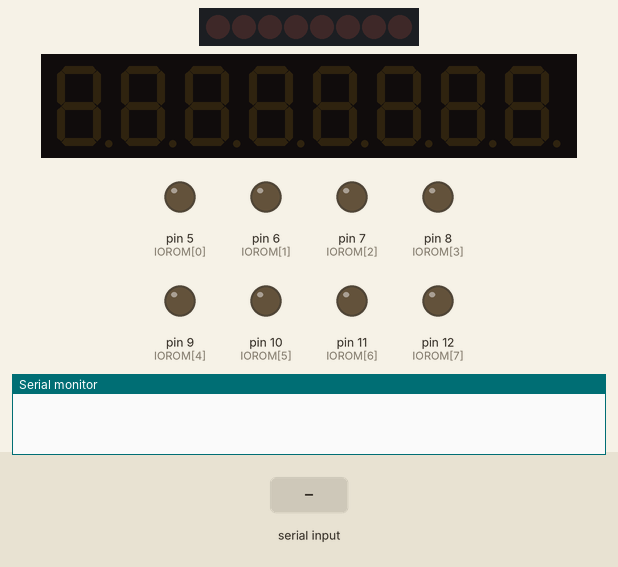
This sketch was run on a simulated Arduino Uno, built with avr-gcc and run on an emulated ATmega328P. Shown: 8 shift-register outputs drawn as a row of LEDs (first output left, lit = HIGH), 8-digit seven-segment display, output pins drawn as LEDs (lit = HIGH), the last lines printed to the serial monitor. Wiring (inferred from the names in the program): MAX7219 LED driver: data A2; clock A1; CS A0; shift register (74HC595): data A5; shift clock A4; OE A3. Wiring (inferred from the signals the program sends): row of LEDs: on Q0, Q1, Q2, Q3, Q4, Q5, Q6, Q7. The test bench sets the inputs (shaded band). Pins used as bus, display or sensor lines are not drawn.

Above: at 1.2 s.
1.3 s: "W90\n" received over Serial
At 2.1 s:
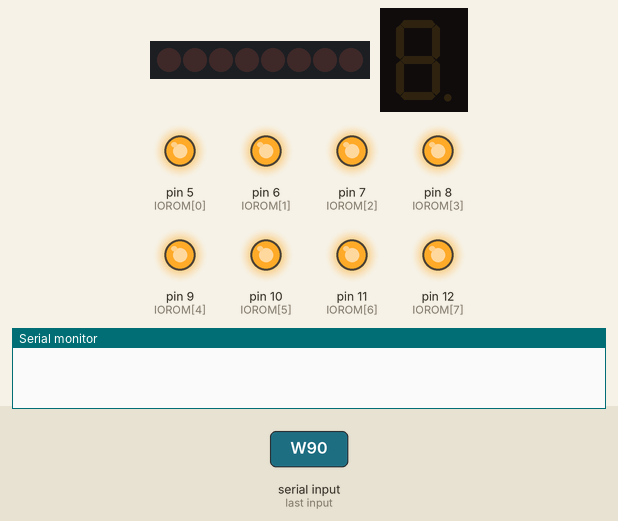
7.3 s: "W 45\n" received over Serial
At 10.2 s:
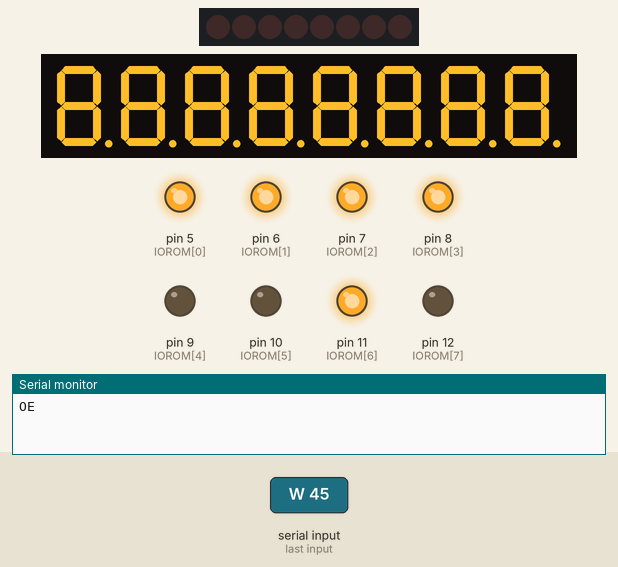
13.3 s: "W90\n" received over Serial
At 19.23 s:
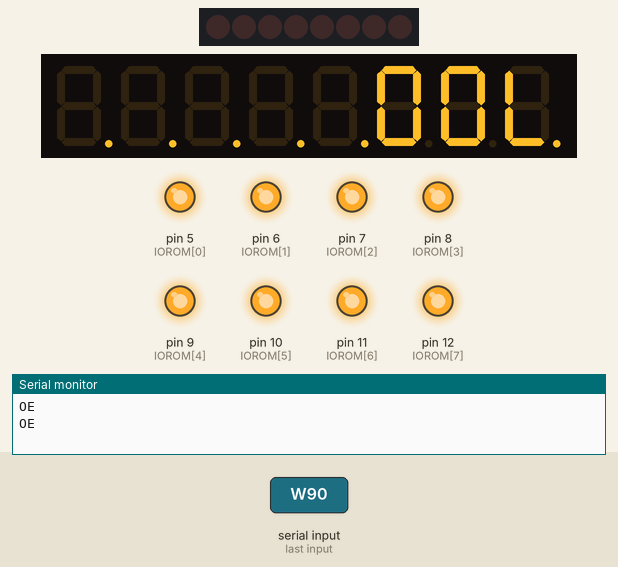
19.3 s: "W 45\n" received over Serial
At 22.3 s:
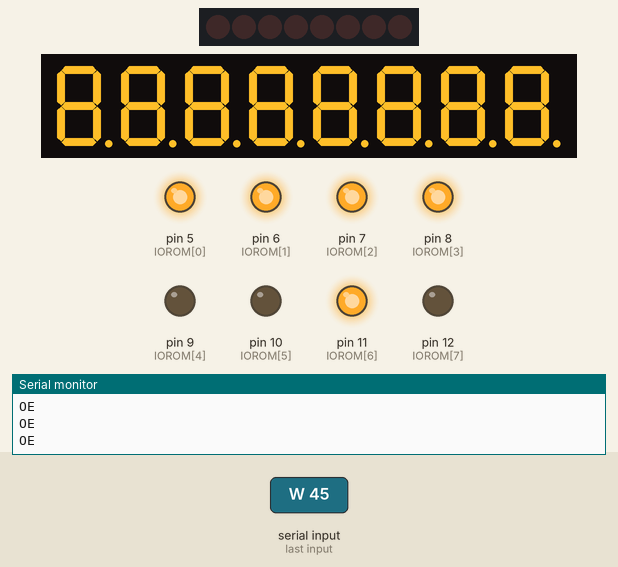
Timing chart, 0 to 23.8 s (numbered marks = the images above; inputs shaded):
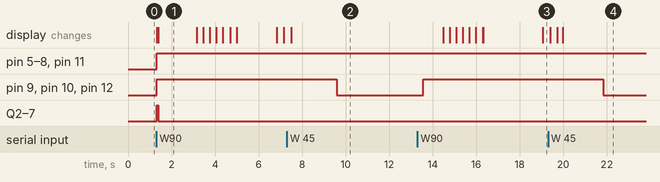

Measured:
- after the input at 1.3 s, pin 5 (IOROM[0]), pin 6 (IOROM[1]), pin 7 (IOROM[2]), pin 8 (IOROM[3]), pin 9 (IOROM[4]), pin 10 (IOROM[5]), pin 11 (IOROM[6]), pin 12 (IOROM[7]): LOW → HIGH at once; Q2–7: LOW → HIGH at once, → LOW 0.08 s later; the display: first changes at once (image 1 shows a later state)
- after the input at 7.3 s, pin 9 (IOROM[4]), pin 10 (IOROM[5]), pin 12 (IOROM[7]): HIGH → LOW after 2.3 s
- after the input at 13.3 s, pin 9 (IOROM[4]), pin 10 (IOROM[5]), pin 12 (IOROM[7]): LOW → HIGH after 0.26 s
- after the input at 19.3 s, pin 9 (IOROM[4]), pin 10 (IOROM[5]), pin 12 (IOROM[7]): HIGH → LOW after 2.5 s
- what the display in image 1 shows lasts 1.8 s, from 1.4 s to 3.2 s

The sketch:

firmware.ino
```cpp
#include "myEEPROM.h"

EEPROM_28C256 myEEPROM;

int char_to_HEX(char digit){
  int value = int(digit);
  if(value >= 48 && value <= 57) return value - '0';
  else if(value >= 65 && value <= 70) return 10 + value - 'A';
  else return -1;
}

long parse_HEX_field(String field){

  if(field.indexOf("0x") != -1){
    field.remove(0, field.indexOf("0x")+2);
  }
  field.toUpperCase();

  long value = 0;
  for(int i=0; i<field.length(); i++){
    if(field[i] == ' ') continue;
    value *= 0x10;
    value += char_to_HEX(field[i]);
  }

  return value;
}

void setup() {
  Serial.begin(115200);
  Serial.setTimeout(20);
}

void loop() {

  if(Serial.available()){

    char operation = Serial.read();

    if(operation == 'W' || operation == 'R'){

      String command = Serial.readString();

      int beginning = command.indexOf(",");
      int finish = command.indexOf(",", beginning+1);
      String field = command.substring(beginning+1, finish);
      long ADDR = parse_HEX_field(field);

      beginning = finish;
      finish = command.indexOf(",", beginning+1);
      field = command.substring(beginning+1, finish);
      int CHUNK_SIZE = parse_HEX_field(field);

      if(operation == 'R'){
        for(int i=0; i<CHUNK_SIZE; i++){
          if(i!=0) Serial.print(", ");
          Serial.print(myEEPROM.read(ADDR+i), HEX);
        }
        Serial.println();
      }
      else{
        beginning = finish;
        for(int i=0; i<CHUNK_SIZE; i++){
          finish = command.indexOf(",", beginning+1);
          field = command.substring(beginning+1, finish);
          byte DATA = parse_HEX_field(field);
          myEEPROM.write(ADDR+i, DATA);
          beginning = finish;
          delay(3);               // Should not be required but it ensure reliable writing
        }
        Serial.println("OE");
      }
    }
  }
}
```

myEEPROM.h
```cpp
//Set ADDRESS shift register pins
const int ORCLK = A0;       // Output register clock
const int SRCLK = A1;       // Shift register clock
const int SRD = A2;         // Data line

//Set EEPROM control pins (active low)
const int OE = A3;          // Output enable
const int CE = A4;          // Chip enable
const int WE = A5;          // Write enable

//Set EEPROM I/O connections
const int IOROM[8] = {5, 6, 7, 8, 9, 10, 11, 12};

//Set maximum dimension of the EEPROM
const int MAX_ADDR = 32767;

class EEPROM_28C256{
  private:
    bool io_output;
    void set_io_output(bool pin_status);
    void set_address(long address);
  public:
      EEPROM_28C256();
      byte read(long address);
      void write(long address, byte data);
};

void EEPROM_28C256::set_io_output(bool pin_status){
  if(pin_status == true){
    for(int i=0; i<8; i++) pinMode(IOROM[i], OUTPUT);
    io_output = true;
  }
  else{
    for(int i=0; i<8; i++) pinMode(IOROM[i], INPUT);
    io_output = false;
  }
}

void EEPROM_28C256::set_address(long address){
  byte low = address % 0x0100;
  byte high = (address-low) / 0x0100;
  digitalWrite(ORCLK, LOW);
  shiftOut(SRD, SRCLK, MSBFIRST, high);
  shiftOut(SRD, SRCLK, MSBFIRST, low);
  digitalWrite(ORCLK, HIGH);
}

EEPROM_28C256::EEPROM_28C256(){
  pinMode(SRD, OUTPUT);
  pinMode(SRCLK, OUTPUT);
  pinMode(ORCLK, OUTPUT);
  pinMode(WE, OUTPUT);
  pinMode(OE, OUTPUT);
  pinMode(CE, OUTPUT);
  set_io_output(false);

  digitalWrite(OE, HIGH);
  digitalWrite(WE, HIGH);
  digitalWrite(CE, HIGH);
}

byte EEPROM_28C256::read(long address){

  if(io_output == true) set_io_output(false);

  set_address(address);

  digitalWrite(CE, LOW);
  digitalWrite(OE, LOW);
  delayMicroseconds(2);

  byte value = 0;
  for(int i=7; i>=0; i--){
    value *= 2;
    value += (digitalRead(IOROM[i]) == HIGH)? 1 : 0;
  }

  digitalWrite(CE, HIGH);
  digitalWrite(OE, HIGH);
  delayMicroseconds(1);

  return value;
}

void EEPROM_28C256::write(long address, byte data){

  if(io_output == false) set_io_output(true);

  digitalWrite(OE, HIGH);
  delayMicroseconds(1);

  set_address(address);
  delayMicroseconds(1);

  digitalWrite(CE, LOW);
  delayMicroseconds(1);

  digitalWrite(WE, LOW);
  delayMicroseconds(1);

  byte current = data;
  for(int i=0; i<8; i++){
    byte rem = current % 2;
    current = (current-rem)/2;
    if(rem == 0) digitalWrite(IOROM[i], LOW);
    else digitalWrite(IOROM[i], HIGH);
  }
  delayMicroseconds(5);

  digitalWrite(WE, HIGH);
  delayMicroseconds(1);

  digitalWrite(CE, HIGH);
  delayMicroseconds(1);

  digitalWrite(OE, LOW);
  delayMicroseconds(1);

}
```
